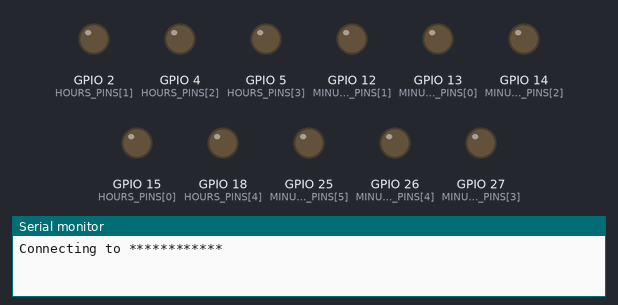
Recording of a program running on a simulated ESP32. Shown: output pins drawn as LEDs (lit = HIGH), the last lines printed to the serial monitor. WiFi joins after 1.5 s; servers stay silent unless stated; network time is answered at once with the bench clock; the local clock reads 2024-03-15 10:24:30 at power-on unless the program sets it.

Above: at 0.1 s.
At 1.6 s:
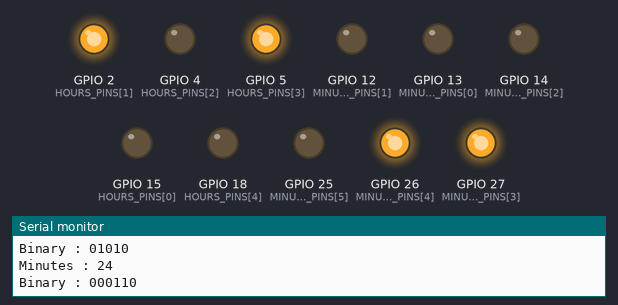
At 31.0 s:
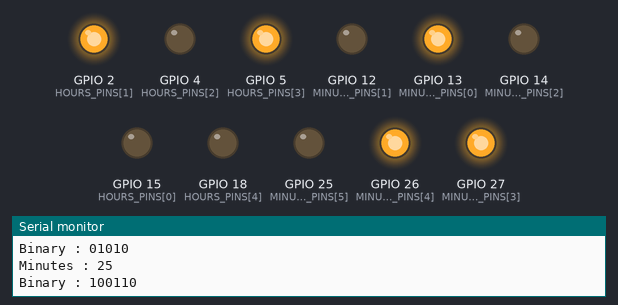
At 90.6 s:
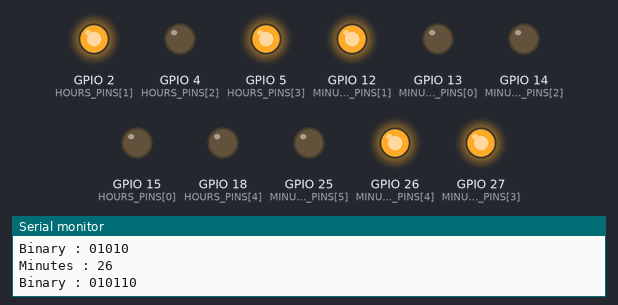
Timing chart, 0 to 92.1 s (numbered marks = the images above):
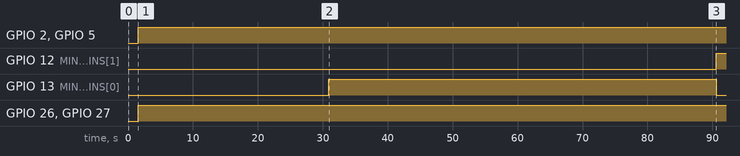

The program:

main.cpp
```cpp
#include <Arduino.h>
#include <Wifi.h>
#include <NTPClient.h>


int HOURS_PINS[5] = {15, 2, 4, 5, 18};
int MINUTES_PINS[6] = {13, 12, 14, 27, 26, 25};

int HOURS = 0;
int MINUTES = 0;

WiFiUDP ntpUDP;
NTPClient timeClient(ntpUDP, "europe.pool.ntp.org", 3600, 60000);


void connectToWiFi(){

    const char* WIFI_SSID = "************";
    const char* WIFI_PASS = "************";

    Serial.println();
    Serial.println();
    Serial.print("Connecting to ");
    Serial.println(WIFI_SSID);
    WiFi.begin(WIFI_SSID, WIFI_PASS);
    while (WiFi.status() != WL_CONNECTED) {
        delay(500);
        Serial.print(".");
    }
    Serial.println("");
    Serial.println("WiFi connected");
    Serial.println("IP address: ");
    Serial.println(WiFi.localIP());

}


void updateTime(int *hours, int *minutes){


    String formattedTime;
    String stringHours;
    String stringMinutes;

    //get timestamp
    while(!timeClient.update()) {
        timeClient.forceUpdate();
    }
    formattedTime = timeClient.getFormattedTime();

    //convert string timestamp to int
    stringHours = formattedTime.substring(0, 2);
    stringMinutes = formattedTime.substring(3, 5);

    *hours = atoi(stringHours.c_str());
    *minutes = atoi(stringMinutes.c_str());
}

void setup() {

	//start serial communication
	Serial.begin(9600);

    //connect to wifi
    connectToWiFi();

    timeClient.begin();


	//set led pin's as output
	for(int i = 0; i < 5; i++)
    	pinMode(HOURS_PINS[i], OUTPUT);
	for(int i = 0; i < 6; i++)
    	pinMode(MINUTES_PINS[i], OUTPUT);


}

void loop() {

    Serial.println("\n------------------------------------------\n");

    //update hours & seconds
    updateTime(&HOURS, &MINUTES);

    Serial.print("Hours : ");
    Serial.println(HOURS);

    Serial.print("Binary : ");
    //convert hours to binary
    for(int i = 0; i < 5; i++){
        digitalWrite(HOURS_PINS[i], HOURS % 2);
        Serial.print(HOURS % 2);
        HOURS /= 2;
    }
    Serial.println();
    Serial.println();

    Serial.print("Minutes : ");
    Serial.println(MINUTES);
    Serial.print("Binary : ");
    //convert minutes to binary
    for(int i = 0; i < 6; i++){
        digitalWrite(MINUTES_PINS[i], MINUTES % 2);
        Serial.print(MINUTES % 2);
        MINUTES /= 2;
    }
    Serial.println();
    Serial.println();

	delay(1000);
}
```

Measured:
- by itself, GPIO 2 (HOURS_PINS[1]), GPIO 5 (HOURS_PINS[3]), GPIO 26 (MINUTES_PINS[4]), GPIO 27 (MINUTES_PINS[3]): LOW → HIGH at 1.6 s
- by itself, GPIO 12 (MINUTES_PINS[1]): LOW → HIGH at 90.6 s
- by itself, GPIO 13 (MINUTES_PINS[0]): LOW → HIGH at 30.9 s, → LOW 59.7 s later
